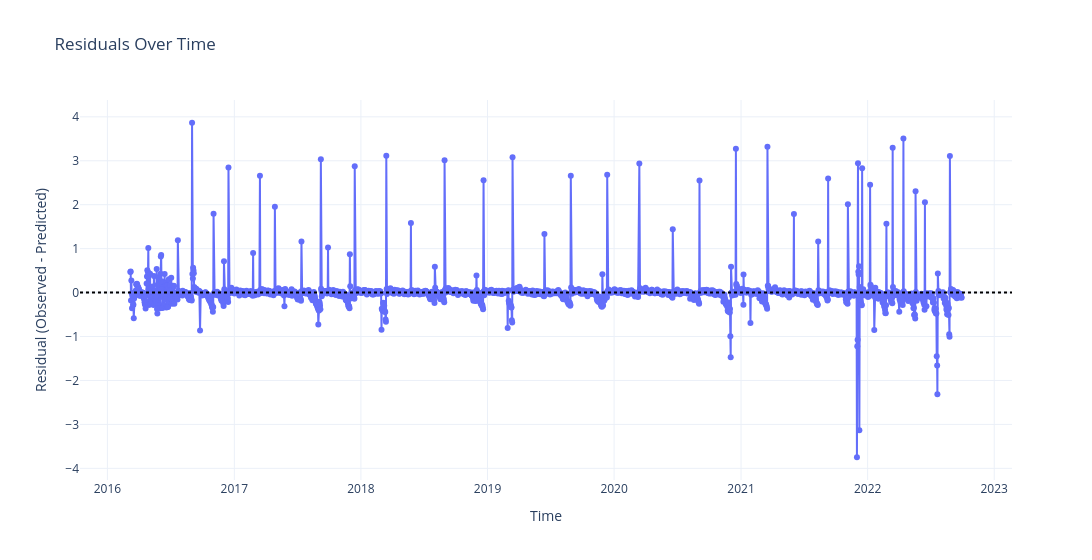

Notebook source saved alongside this figure:
### Markdown cell above
### Plot residuals over time

### Code cell
fig = go.Figure()

fig.add_trace(go.Scatter(
    x=df_result.index,
    y=df_result["residuals"],
    mode='lines+markers',
    name='Residuals'
))

fig.add_hline(y=0, line_dash="dot", line_color="black")

fig.update_layout(
    title='Residuals Over Time',
    xaxis_title='Time',
    yaxis_title='Residual (Observed - Predicted)',
    template='plotly_white',
    width= 1400
)

fig.show()

### Figure 1 — Plotly figure (JSON) as saved in the notebook; plotly's stock layout.template omitted (floating-point values rounded to 4 significant figures; data arrays with more than 128 entries replaced by an {"elided": "..."} marker saying what was removed)
{"data": [{"mode": "lines+markers", "name": "Residuals", "type": "scatter", "x": {"elided": "2382 str values"}, "y": {"elided": "2382 float values"}}], "layout": {"shapes": [{"line": {"color": "black", "dash": "dot"}, "type": "line", "x0": 0, "x1": 1, "xref": "x domain", "y0": 0, "y1": 0, "yref": "y"}], "title": {"text": "Residuals Over Time"}, "width": 1400, "xaxis": {"title": {"text": "Time"}}, "yaxis": {"title": {"text": "Residual (Observed - Predicted)"}}}}
